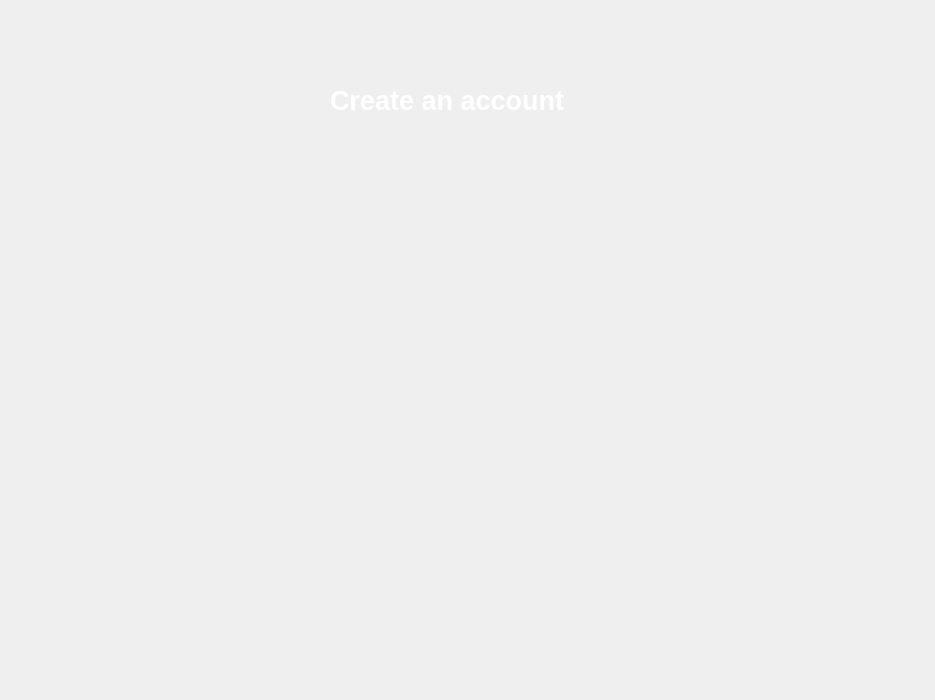
<?xml version="1.0" encoding="UTF-8"?>
<ui version="4.0">
 <class>SignUpWindow</class>
 <widget class="QDialog" name="SignUpWindow">
  <property name="geometry">
   <rect>
    <x>0</x>
    <y>0</y>
    <width>935</width>
    <height>700</height>
   </rect>
  </property>
  <property name="windowTitle">
   <string>Dialog</string>
  </property>
  <property name="styleSheet">
   <string notr="true">background-image: url(:/backgr.jpg);</string>
  </property>
  <widget class="QLabel" name="Title">
   <property name="geometry">
    <rect>
     <x>330</x>
     <y>70</y>
     <width>301</width>
     <height>61</height>
    </rect>
   </property>
   <property name="font">
    <font>
     <pointsize>20</pointsize>
     <bold>true</bold>
    </font>
   </property>
   <property name="styleSheet">
    <string notr="true">#Title{
background-color:transparent; 
background:none; 
border:none ; 
color:white;

}</string>
   </property>
   <property name="text">
    <string>Create an account</string>
   </property>
  </widget>
 </widget>
 <resources/>
 <connections/>
</ui>
